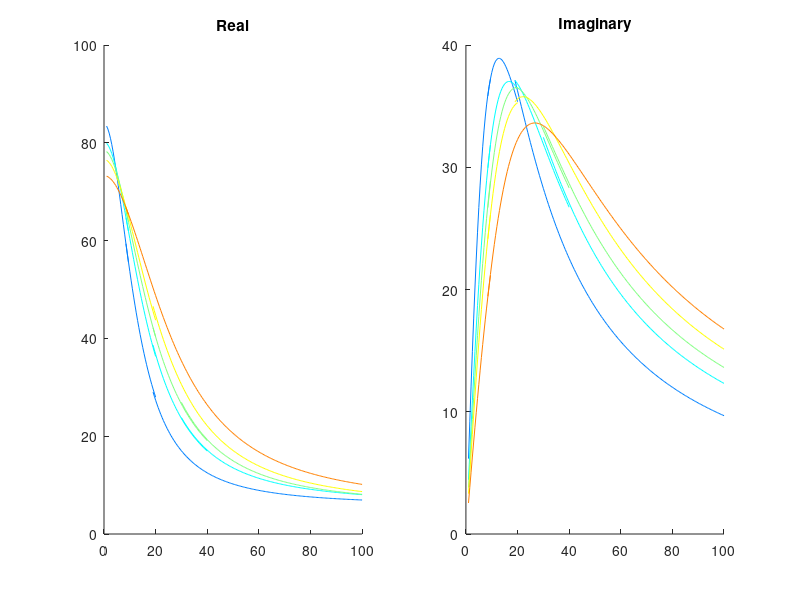
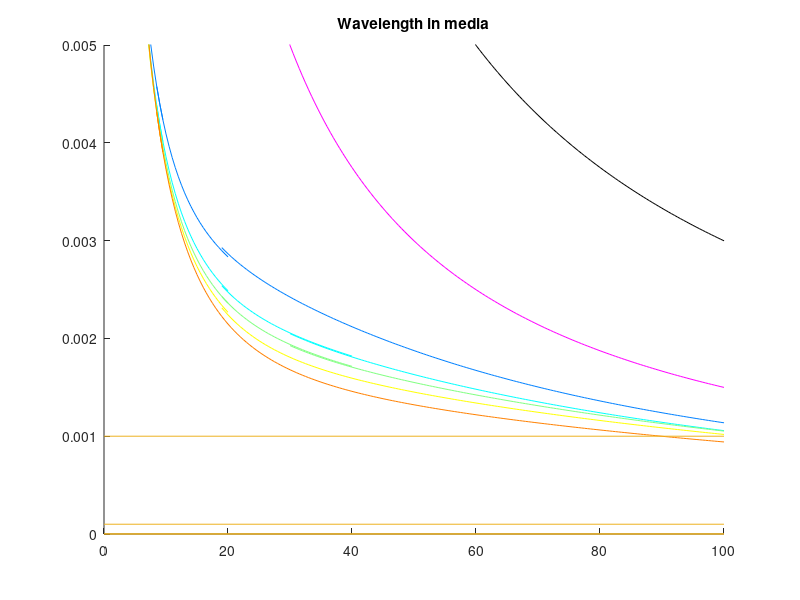
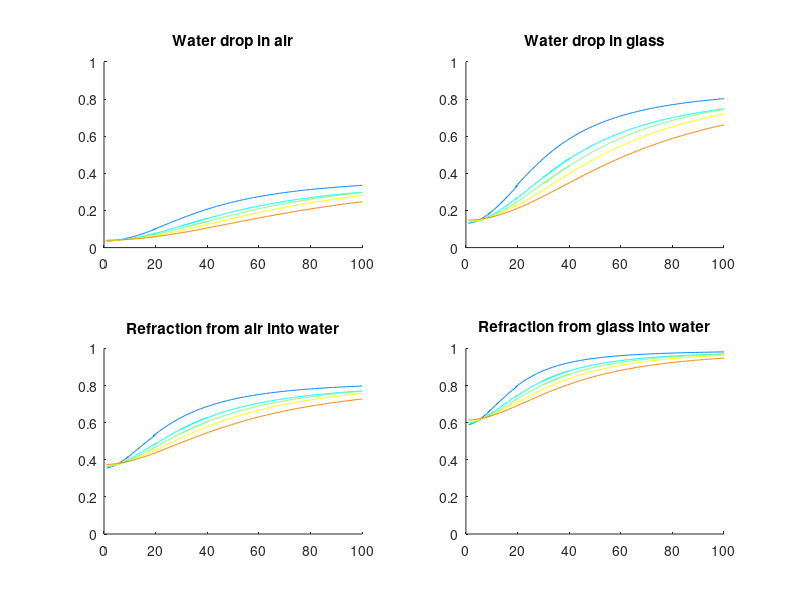
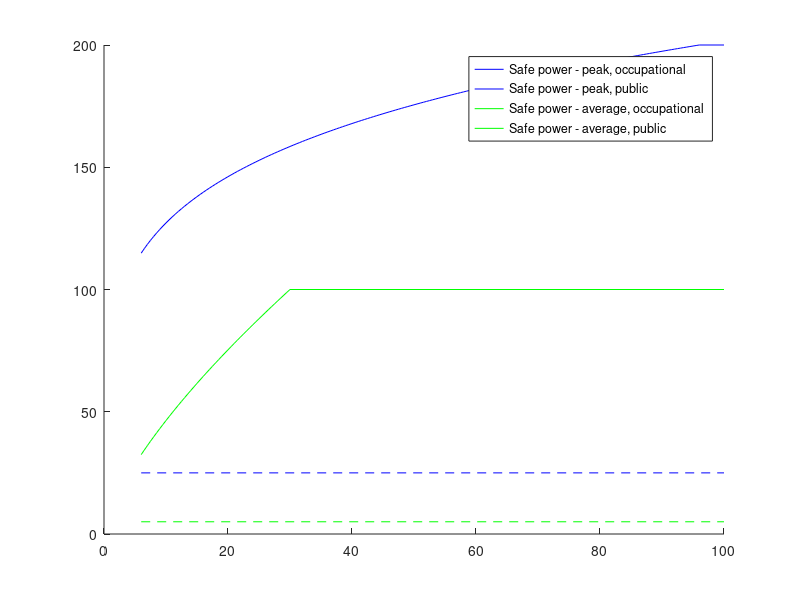

The MATLAB script that drew these images, in order: (Note: this script raises an error after producing the figures.)
VACCUM_PERMITIVITY = 8.854187817*10^-12; %C^2/(N.M^2)
LIGHT_SPEED = 299792458; % m/s

%% Plot water permitivity
% All functions using constants on p257 of Ellison et al. 257
% Note tau is in ps, fml
% Using middle set of parameters which indicate best fit

% clear; close all; clc

freqs0_100 = (0:0.5:100)*10^9;

temps = [10, 20, 25, 30, 40];
cols = jet(5);

% Param x temp x freq range
tempParam = cell(5, 5, 4);
% params are e0, e1, tau, lower freq, upper freq

% 10 deg
tempParam(:,1,1) = {83.928, 6.821, 12.81, 1, 9.5};
tempParam(:,1,2) = {83.134, 5.310, 12.41, 8.5, 20};
tempParam(:,1,3) = {88.316, 5.801, 13.38, 19, 100};
tempParam(:,1,4) = {NaN, NaN, NaN, NaN, NaN};

% 20
tempParam(:,2,1) = {80.181, 6.507, 9.63, 1, 9.5};
tempParam(:,2,2) = {79.989, 5.953, 9.54, 8.5, 20};
tempParam(:,2,3) = {80.467, 5.724, 9.45, 19, 40};
tempParam(:,2,4) = {83.055, 6.024, 9.69, 30, 100};

% 25
tempParam(:,3,1) = {78.404, 6.640, 8.45, 1, 9.5};
tempParam(:,3,2) = {77.657, 4.633, 8.14, 8.5, 20};
tempParam(:,3,3) = {78.746, 5.676, 8.38, 19, 40};
tempParam(:,3,4) = {78.814, 5.492, 8.26, 30, 100};

% 30
tempParam(:,4,1) = {76.582, 6.903, 7.56, 1, 9.5};
tempParam(:,4,2) = {76.452, 5.685, 7.38, 8.5, 20};
tempParam(:,4,3) = {76.867, 5.321, 7.18, 19, 100};
tempParam(:,4,4) = {NaN, NaN, NaN, NaN, NaN};

% 40
tempParam(:,5,1) = {73.290, 9.247, 6.32, 1, 9.5};
tempParam(:,5,2) = {72.919, 5.671, 5.96, 8.5, 100};
tempParam(:,5,3) = {NaN, NaN, NaN, NaN, NaN};
tempParam(:,5,4) = {NaN, NaN, NaN, NaN, NaN};

%% Plot real and imag permitivity
figure

for iTemp = 1:length(temps)
   for jRange = 1:4
       if ~isnan(tempParam{1, iTemp, jRange})
           e0 = tempParam{1, iTemp, jRange};      
           e1 = tempParam{2, iTemp, jRange};   
           tau = tempParam{3, iTemp, jRange}*10^-12;
           freqs = (tempParam{4, iTemp, jRange}:0.5:tempParam{5, iTemp, jRange})*10^9;
           
           permitivity = (e0-e1)./(1+1j*2*pi*freqs*tau)+e1;

           subplot(1,2,1); hold on; plot(freqs/10^9, real(permitivity), 'color', cols(iTemp,:))
           subplot(1,2,2); hold on; plot(freqs/10^9, -imag(permitivity), 'color', cols(iTemp,:))
       end
   end
end

subplot(1,2,1); title('Real')
subplot(1,2,2); title('Imaginary')

%% plot wavelength change
%%% Wavelength always long relative to sizes (drops/viruses)
figure; hold on
LIGHT_SPEED = 299792458; % m/s

glassPermitivity = 4; % not sure how constant this is across frequncy range

plot(freqs0_100/10^9, LIGHT_SPEED./freqs0_100, 'k')

plot(freqs0_100/10^9, LIGHT_SPEED./freqs0_100/sqrt(glassPermitivity), 'm')

for iTemp = 1:length(temps)
   for jRange = 1:4
       if ~isnan(tempParam{1, iTemp, jRange})
           e0 = tempParam{1, iTemp, jRange};      
           e1 = tempParam{2, iTemp, jRange};   
           tau = tempParam{3, iTemp, jRange}*10^-12;
           freqs = (tempParam{4, iTemp, jRange}:0.5:tempParam{5, iTemp, jRange})*10^9;
           
           permitivity = (e0-e1)./(1+1j*2*pi*freqs*tau)+e1;

           plot(freqs/10^9, LIGHT_SPEED./freqs./sqrt(real(permitivity)), 'color', cols(iTemp,:))
       end
   end
end

line([0 100], [1 1]*10^-3)
line([0 100], 100*[1 1]*10^-6)
line([0 100], [1 1]*10^-6)
line([0 100], 100*[1 1]*10^-9)
ylim([0 5*10^-3])

title('Wavelength in media')

%% Plot e-field in media

figure;

warning('calc of n in geometric should use complex modulus')

for iTemp = 1:length(temps)
   for jRange = 1:4
       if ~isnan(tempParam{1, iTemp, jRange})
           e0 = tempParam{1, iTemp, jRange};      
           e1 = tempParam{2, iTemp, jRange};   
           tau = tempParam{3, iTemp, jRange}*10^-12;
           freqs = (tempParam{4, iTemp, jRange}:0.5:tempParam{5, iTemp, jRange})*10^9;
           
           permitivity = real((e0-e1)./(1+1j*2*pi*freqs*tau)+e1);

           % in drop
           subplot(2,2,1); hold on; plot(freqs/10^9, 3./(permitivity+2), 'color', cols(iTemp,:))
           subplot(2,2,2); hold on; plot(freqs/10^9, 3*glassPermitivity./(permitivity+2*glassPermitivity), 'color', cols(iTemp,:))
       
           % geometric
           subplot(2,2,3); hold on; plot(freqs/10^9, (1-((1-sqrt(permitivity))./(1+sqrt(permitivity))).^2), 'color', cols(iTemp,:))
           subplot(2,2,4); hold on; plot(freqs/10^9, (1-((sqrt(glassPermitivity)-sqrt(permitivity))./ ...
               (sqrt(glassPermitivity)+sqrt(permitivity))).^2), 'color', cols(iTemp,:))
           
       end
   end
end

subplot(2,2,1); title('Water drop in air'); ylim([0 1])
subplot(2,2,2); title('Water drop in glass'); ylim([0 1])

subplot(2,2,3); title('Refraction from air into water'); ylim([0 1])
subplot(2,2,4); title('Refraction from glass into water'); ylim([0 1])

%% Plot power limits

figure; hold on;

plot(6:0.5:96, (200*((6:0.5:96)/3).^0.2)/2, 'b')
line([96 100], [1 1]*400/2, 'color', 'b')

line(6:0.5:30, (18.56*(6:0.5:30).^0.699)/2, 'color', 'g')
line([30 100], [1 1]*200/2, 'color', 'g')

line([6 100], [1 1]*50/2, 'color', 'b', 'linestyle', '--')
line([6 100], [1 1]*10/2, 'color', 'g', 'linestyle', '--')

legend('Safe power - peak, occupational', 'Safe power - peak, public', ...
    'Safe power - average, occupational', 'Safe power - average, public')

%% plot resonances
wetSpeed = 1920; % Longitudional speeds
drySpeed = 3430;

diameters = [80 100 120]*10^-9;

zerosToCalc = 12; % counting from zero

resonantFreqs = zeros(length(diameters) , zerosToCalc, 2);

for iDiam = 1:length(diameters)
    resonantFreqs(iDiam, :, 1) = calcualtesphereresonance(diameters(iDiam)/2, ...
                    'sph', 1, zerosToCalc-1, wetSpeed, wetSpeed/2, 5*10^9, 10^6, 0);
                
    resonantFreqs(iDiam, :, 2) = calcualtesphereresonance(diameters(iDiam)/2, ...
                    'sph', 1, zerosToCalc-1, drySpeed, drySpeed/2, 5*10^9, 10^6, 0);            
end

figure; hold on
for iZero = 1:zerosToCalc
    % plot wet
    line(resonantFreqs([1 3], iZero, 1)/10^9, [1 1]*0.5+iZero/zerosToCalc, 'color', 'm') 
    plot(resonantFreqs(2, iZero, 1)/10^9, 0.5+iZero/zerosToCalc, 'mo') 
    
    %plot dry
    line(resonantFreqs([1 3], iZero, 2)/10^9, [1 1]*1.5+iZero/zerosToCalc, 'color', 'k') 
    plot(resonantFreqs(2, iZero, 2)/10^9, 1.5+iZero/zerosToCalc, 'ko') 
end

xlim([0 100])
ylim([0 3])

%% Compare amplitude given shifting resonant frequencies
% Values from 13nm Sun's nanosphere, but frequncies change to ones above for nanosphere
reducedMass = 4.4494e-22;
systemQ = 2.0625e+00;
qToUse = 5.8171e-17;
nanocrystalNumber = 1.6000e+16;
apertureArea = 2.1000e-04;
   
amplitudeValues = zeros(zerosToCalc,1);
absorbtionValues = zeros(zerosToCalc,1);
powerValues = zeros(zerosToCalc,1);
extinctionValues = zeros(zerosToCalc,1);

for iZero = 1:zerosToCalc
    [absorbtionValues(iZero), extinctionValues(iZero), powerValues(iZero), amplitudeValues(iZero)] = calculatesphereabsorbtion(...
        resonantFreqs(2,iZero,1)*2*pi, resonantFreqs(2,iZero,1)*2*pi, ...
        reducedMass, systemQ, qToUse, nanocrystalNumber/2, apertureArea, 1, []);
end

figure; 
subplot(2,2,1)
plot(resonantFreqs(2,:,1)/10^9, amplitudeValues/max(amplitudeValues), 'x')
xlim([0 100]); ylim([0 1]); title('amplitude')

subplot(2,2,2)
plot(resonantFreqs(2,:,1)/10^9, powerValues/max(powerValues), 'x')
xlim([0 100]); ylim([0 1]); title('power')

subplot(2,2,3)
plot(resonantFreqs(2,:,1)/10^9, extinctionValues/max(extinctionValues), 'x')
xlim([0 100]); ylim([0 1]); title('extinction')

subplot(2,2,4)
plot(resonantFreqs(2,:,1)/10^9, absorbtionValues/max(absorbtionValues), 'x')
xlim([0 100]); ylim([0 1]); title('absoption')

%% Play with heat transfer

% Sun use 486 W/m^2 at 6 GHz for 15 minutes
% use model for 30 as went from 27 to 35 degress
e0 = tempParam{1, 4, 1};      
e1 = tempParam{2, 4, 1};   
tau = tempParam{3, 4, 1}*10^-12;
freq = 6*10^9;

permitivity = (e0-e1)./(1+1j*2*pi*freq*tau)+e1;

seconds = 15*60;
power = 486; % Should be average or peak?

% Equation 7 from Canals 1999 - for a droplet but size independent.
    %Peak rather than average amplitude seems to be used...
dTpS = 2*pi*freq*VACCUM_PERMITIVITY*imag(-permitivity)/997/4200*...
    sqrt(power/(LIGHT_SPEED*VACCUM_PERMITIVITY*sqrt(real(permitivity))))^2
%%% Why is square of field used here but power else where?

% Factor of x10 larger than Sun recorded - obviously there was some heat loss...
predictedHeat = dTpS*seconds
heatError = dTpS*seconds/7

power = 10;

%%% This has to be wrong - gives transmitted power larger than incident...
%%% In paper it is basically the same
2*pi*2.45*10^9*VACCUM_PERMITIVITY*9*800^2/((20.3*1000)^2*LIGHT_SPEED*VACCUM_PERMITIVITY)

% Try across freq and temp range
figure; hold on

for iTemp = 1:length(temps)
   for jRange = 1:4
       if ~isnan(tempParam{1, iTemp, jRange})
           e0 = tempParam{1, iTemp, jRange};      
           e1 = tempParam{2, iTemp, jRange};   
           tau = tempParam{3, iTemp, jRange}*10^-12;
           freqs = (tempParam{4, iTemp, jRange}:0.5:tempParam{5, iTemp, jRange})*10^9;
           
           permitivity = (e0-e1)./(1+1j*2*pi*freqs*tau)+e1;

           % eField for inside drop.
           eField = sqrt(power/(LIGHT_SPEED*VACCUM_PERMITIVITY)).*(3./(real(permitivity) + 2));
           
           dTpS = 2*pi.*freqs*VACCUM_PERMITIVITY.*imag(-permitivity)/997/4200.*eField.^2;

           subplot(1,2,1); hold on; plot(freqs/10^9, dTpS, 'color', cols(iTemp,:))
           subplot(1,2,2); hold on; plot(freqs/10^9, 1./(dTpS), 'color', cols(iTemp,:))
       end
   end
end

subplot(1,2,1); title('Predicted dt/ds (w/o error)')
subplot(1,2,2); title('Predicted ds for 1 dt (w/o error)')
ylim([0 10*60])

%% Play with mie absorbtion calculation
% Do for Douglas values first
dropletDiameter = [0.0005 0.1 0.5]*10^-2; % From Douglas 2004

%%% For bulk, try treating as 1mm radius to get absorbtion coeff.

figure;
for xDrop = 1:length(dropletDiameter)
    for iTemp = 1:length(temps)
       for jRange = 1
           if ~isnan(tempParam{1, iTemp, jRange})
               e0 = tempParam{1, iTemp, jRange};      
               e1 = tempParam{2, iTemp, jRange};   
               tau = tempParam{3, iTemp, jRange}*10^-12;
%                freqs = (tempParam{4, iTemp, jRange}:5:tempParam{5, iTemp, jRange})*10^9;
               freqs = [2.45 6 10]*10^9;
               
               for kFreq = 1:length(freqs)
                   
                   permitivity = (e0-e1)./(1+1j*2*pi*freqs(kFreq)*tau)+e1;
                    
                   % From: https://en.wikipedia.org/wiki/Refractive_index#Relative_permittivity_and_permeability
                   permitivity_mod = sqrt(real(permitivity)^2+imag(permitivity)^2);
                   
                   m = sqrt((permitivity_mod+real(permitivity))/2) +...
                       1j*sqrt((permitivity_mod-real(permitivity))/2);

                   x = pi*dropletDiameter(xDrop)./(LIGHT_SPEED/(freqs(kFreq)));

                   Qabs = mie_abs(m, x);
                   
                   extinction = Qabs*pi*dropletDiameter(xDrop)^2;
                   
                   subplot(6,2,xDrop*2-1); hold on; plot(freqs(kFreq)/10^9, Qabs, 'x', 'color', cols(iTemp,:))
                   
                   dTpS = extinction*power/997/4200;
                   
%                    subplot(6,2,xDrop*2); hold on; plot(freqs(kFreq)/10^9, dTpS, 'x', 'color', cols(iTemp,:))
                   %ylim([0 100*60])
               end
           end
       end
    end
end

% Max increase is around factor of 100 over 100 Ghz -> less than 10^6 diff in power...
    % Could have some effect, but probably not huge

% Do for all values now
% Using 10 mm here for 1ml drop size gives much smaller temp change than
% other eqn - 

dropletDiameter = [1 10 100 10000]*10^-6;

for xDrop = 1:length(dropletDiameter)
    for iTemp = 1:length(temps)
       for jRange = 1:4
           if ~isnan(tempParam{1, iTemp, jRange})
               e0 = tempParam{1, iTemp, jRange};      
               e1 = tempParam{2, iTemp, jRange};   
               tau = tempParam{3, iTemp, jRange}*10^-12;
               freqs = (tempParam{4, iTemp, jRange}:5:tempParam{5, iTemp, jRange})*10^9;
               
               for kFreq = 1:length(freqs)
                   
                   permitivity = (e0-e1)./(1+1j*2*pi*freqs(kFreq)*tau)+e1;
                    
                   % From: https://en.wikipedia.org/wiki/Refractive_index#Relative_permittivity_and_permeability
                   permitivity_mod = sqrt(real(permitivity)^2+imag(permitivity)^2);
                   
                   m = sqrt((permitivity_mod+real(permitivity))/2) +...
                       1j*sqrt((permitivity_mod-real(permitivity))/2);

                   x = pi*dropletDiameter(xDrop)./(LIGHT_SPEED/(freqs(kFreq)));

                   Qabs = mie_abs(m, x);
                   
                   extinction = Qabs*pi*dropletDiameter(xDrop)^2;
                   
                   subplot(6,2,xDrop*2); hold on; plot(freqs(kFreq)/10^9, Qabs, 'x', 'color', cols(iTemp,:))
                   
                   dTpS = extinction*power/997/4200;
                   
%                    subplot(6,2,xDrop*2); hold on; plot(freqs(kFreq)/10^9, dTpS, 'x', 'color', cols(iTemp,:))
                   %ylim([0 100*60])
               end
           end
       end
    end
end

%% Test for sphere embedded in material

dropletDiameter = (100:200:1000)*10^-6; %(10:10:200)*10^-6; % (100:200:1000)*10^-6;

colsD = jet(20);

glassPerm = 4.2 + 0.04j; % borosilicate glass
glass_mod = sqrt(real(glassPerm)^2+imag(glassPerm)^2);
                   
glassN = sqrt((glass_mod+real(glassPerm))/2) +...
   1j*sqrt((glass_mod-real(glassPerm))/2);
                   
acrylicPerm = 2.65 + 0.02j;
acrylic_mod = sqrt(real(acrylicPerm)^2+imag(acrylicPerm)^2);
                   
acrylicN = sqrt((acrylic_mod+real(acrylicPerm))/2) +...
   1j*sqrt((acrylic_mod-real(acrylicPerm))/2);

figure; 
subplot(2,3,1); hold on
plot(1:20, (LIGHT_SPEED./((1:20)*10^9)/real(glassN)))
plot(1:20, (LIGHT_SPEED./((1:20)*10^9)/real(acrylicN)))
plot(1:20, (LIGHT_SPEED./((1:20)*10^9)))

for xDrop = 1:length(dropletDiameter)
    subplot(2,3,4); hold on
    plot(1:20, (LIGHT_SPEED./((1:20)*10^9)/real(glassN))./dropletDiameter(xDrop))
    
    subplot(2,3,5); hold on
    plot(1:20, (LIGHT_SPEED./((1:20)*10^9)/real(acrylicN))./dropletDiameter(xDrop))
    
    subplot(2,3,6); hold on
    plot(1:20, (LIGHT_SPEED./((1:20)*10^9))./dropletDiameter(xDrop))    
end

for i = 1:3
   subplot(2,3,3+i); hold on
   ylim([0 100])
   line([1 20], [10 10])
   
end

figure

for xDrop = 1:length(dropletDiameter)
    for iTemp = 3 % just at 25 deg
       for jRange = 1:2 %Just to 20 GHz
           if ~isnan(tempParam{1, iTemp, jRange})
               e0 = tempParam{1, iTemp, jRange};      
               e1 = tempParam{2, iTemp, jRange};   
               tau = tempParam{3, iTemp, jRange}*10^-12;
               freqs = (tempParam{4, iTemp, jRange}:2:tempParam{5, iTemp, jRange})*10^9;
               
               for kFreq = 1:length(freqs)
                   
                   permitivity = (e0-e1)./(1+1j*2*pi*freqs(kFreq)*tau)+e1;
                    
                   permitivity_mod = sqrt(real(permitivity)^2+imag(permitivity)^2);
                   
                   waterN = sqrt((permitivity_mod+real(permitivity))/2) +...
                       1j*sqrt((permitivity_mod-real(permitivity))/2);

                   % For glass
                   m = waterN/glassN;
                   
                   x = pi*dropletDiameter(xDrop)./((LIGHT_SPEED/(freqs(kFreq)))/real(glassN));
                   
                   Qabs = mie_abs(m, x);
                   
                   subplot(3,3,1); hold on; plot(dropletDiameter(xDrop)*10^3, Qabs, 'x', 'color', colsD(round(freqs(kFreq)/10^9),:))
                   
                   nj=5*round(2+x+4*x.^(1/3))+160;
                   eValues = sqrt(mie_esquare(m, x, nj));
                   
                   % Take mean weighted by area
                   dx=x/nj; xj=(0:dx:x);
                   xarea = 4*pi*xj.^2;
                   
                   subplot(3,3,4); hold on; plot(dropletDiameter(xDrop)*10^3, wmean(eValues, xarea), 'x', 'color', colsD(round(freqs(kFreq)/10^9),:))
                   
                   % limit should be correct if x << 1
                   subplot(3,3,7); hold on; plot(dropletDiameter(xDrop)*10^3, x, 'x', 'color', colsD(round(freqs(kFreq)/10^9),:))

                   
                   % For acrylic
                   m = waterN/acrylicN;
                   
                   x = pi*dropletDiameter(xDrop)./((LIGHT_SPEED/(freqs(kFreq)))/real(acrylicN));

                   Qabs = mie_abs(m, x);
                   
                   subplot(3,3,2); hold on; plot(dropletDiameter(xDrop)*10^3, Qabs, 'x', 'color', colsD(round(freqs(kFreq)/10^9),:))
                   
                   nj=5*round(2+x+4*x.^(1/3))+160;
                   eValues = sqrt(mie_esquare(m, x, nj));
                   
                   dx=x/nj; xj=(0:dx:x);
                   xarea = 4*pi*xj.^2;
                   
                   subplot(3,3,5); hold on; plot(dropletDiameter(xDrop)*10^3, wmean(eValues, xarea), 'x', 'color', colsD(round(freqs(kFreq)/10^9),:))
                   
                   subplot(3,3,8); hold on; plot(dropletDiameter(xDrop)*10^3, x, 'x', 'color', colsD(round(freqs(kFreq)/10^9),:))
  
                   
                   % For air
                   m = waterN;
                   
                   x = pi*dropletDiameter(xDrop)./((LIGHT_SPEED/(freqs(kFreq))));

                   Qabs = mie_abs(m, x);
                   
                   subplot(3,3,3); hold on; plot(dropletDiameter(xDrop)*10^3, Qabs, 'x', 'color', colsD(round(freqs(kFreq)/10^9),:))
                   
                   nj=5*round(2+x+4*x.^(1/3))+160;
                   eValues = sqrt(mie_esquare(m, x, nj));
                   
                   dx=x/nj; xj=(0:dx:x);
                   xarea = 4*pi*xj.^2;
                   
                   subplot(3,3,6); hold on; plot(dropletDiameter(xDrop)*10^3, wmean(eValues, xarea), 'x', 'color', colsD(round(freqs(kFreq)/10^9),:))
                   
                   subplot(3,3,9); hold on; plot(dropletDiameter(xDrop)*10^3, x, 'x', 'color', colsD(round(freqs(kFreq)/10^9),:))
                   
               end
           end
       end
    end
end

for i = 1:3
   subplot(3,3,i);
   ylim([0 0.3])
   line([0 1], [0.1 0.1])
end

% These actualy vary as a function of freq because of change in perm.
% Using 10 Ghz and 25 o for now...
subplot(3,3,4);
line([0 1], [1 1]*(real(glassPerm)*3)/(real(glassPerm)*2+62.52))

subplot(3,3,5);
line([0 1], [1 1]*(real(acrylicPerm)*3)/(real(acrylicPerm)*2+62.52))

subplot(3,3,6);
line([0 1], [1 1]*(3)/(2+62.52))

%% Exp with heating of virus directly - bit of a mess now..

power = 10; %486

% 10% Attenuation at 6Ghz - would have come from subset of viruses...
ExAbs = -1/(1.25*10^-3*7.5*10^14)*log(1-0.1);

% From 1972 Structure book, hydrated
mass = 1.2*10^-18;

diameter = 120*10^-9;

% Reduced concentration to reflect lower number of smaller spheres
% dist of mass would also change, most have smaller mass than peak at 6GHz 
conc = 7.5*10^14*0.01;

deltaTm = 7;

%From image, looks like around 1ml
    % May be heating bulk, but almost certainly wouldn't heat drop - too few viruses
    % Unless density of viruses is very high.
vol = 1*10^-3; (4/3*pi*(10/2*10^-6)^3); 

nViruses = vol*conc;

kw = 0.6;

% Eqn 15 from Sci Rep paper
deltaTv = ExAbs*power/4/pi/(diameter/2)/kw

% From eqn 14
deltaTs = deltaTm/(nViruses);

Cwater = 4200;
Cvirus = 1300; % Big estimate

deltaTv2 = vol*Cwater/(mass*nViruses*Cvirus)*deltaTs

massSln = vol
virusMass = mass*nViruses

%%% Big diff between two deltaTvs suggests this wasn't at equilibirum

% Approx deltaTm is also crazy - would be unstable loss before that..
deltaTm2 = deltaTv/(massSln*Cwater)*virusMass*Cvirus*(nViruses)


%% Note sure what I was doing below here - somehting about heating

permitivity = 71.35 + 18.37j; % 30 deg at 6 GHz

airField = sqrt(power/(LIGHT_SPEED*VACCUM_PERMITIVITY));

dropField = 3*(real(permitivity)+2)*airField;

dropPower = dropField^2*LIGHT_SPEED*VACCUM_PERMITIVITY;

virusPowerAbs = ExAbs*dropPower

% From 50 micron water drop at 6 GHz
dropPowerAbs = 1.2*10^-5*(pi*(25*10^-6)^2)*power

% Not this is peak not avg field. no *2
field = sqrt(power/(LIGHT_SPEED*VACCUM_PERMITIVITY*sqrt(real(permitivity))));

PAbsVirusInd = sqrt(real(permitivity))*VACCUM_PERMITIVITY*LIGHT_SPEED*field^2*ExAbs;

PAbsVirusInd*7.5*10^14*(5*10^-6);

% Cross section of indvidual virus is x10 alrger than 50 micron water drop at 10 GHz
% 1.2*10^-5*(pi*(25*10^-6)^2)

%%% From gold NP paper
% sqrt(real(permitivity))*VACCUM_PERMITIVITY*LIGHT_SPEED*field^2*ExAbs/(4*pi*(50*10^-9)*0.6) 
% 5.1*10^4*10*10^-18/(4*pi*(15*10^-9)*0.6)

% just guessed density and specific heat
dtPs = PAbs/1100/3500

dT = dtPs*15*60

% Alt - they absorb 10% at density used in both abs and inactivation
PAbsVirusSol = sqrt(real(permitivity))*VACCUM_PERMITIVITY*LIGHT_SPEED*field^2*0.1

PAbsWater = pi*6*10^9*VACCUM_PERMITIVITY*imag(permitivity)*field^2

dtPsWater = PAbsWater/997/4200

dtWater = dtPsWater*15*60

% dtPs = PAbs/1100/3500
% 
% dT = dtPs*15*60